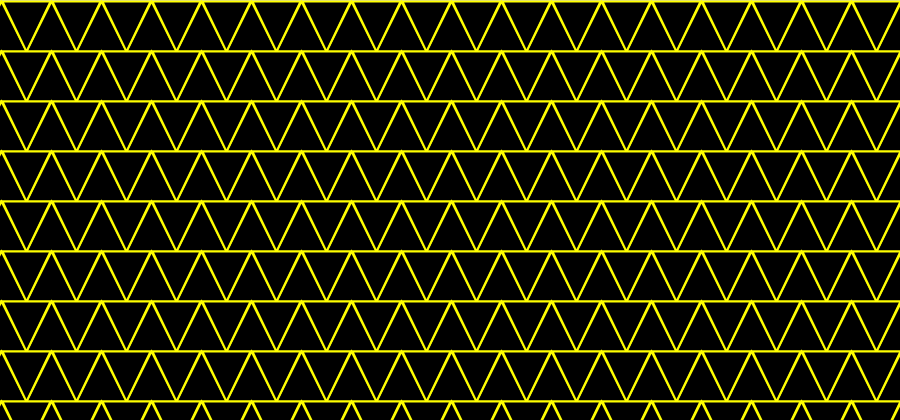
Frame 1 (no input)
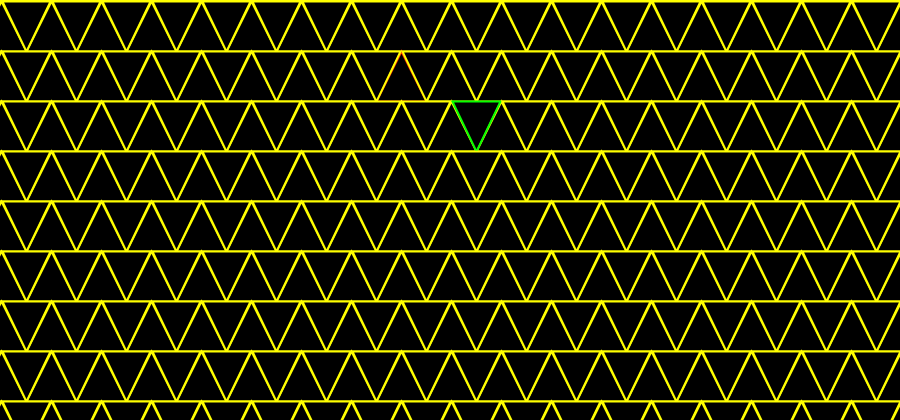
Frame 60 (the mouse pressed at the canvas centre just before this capture)
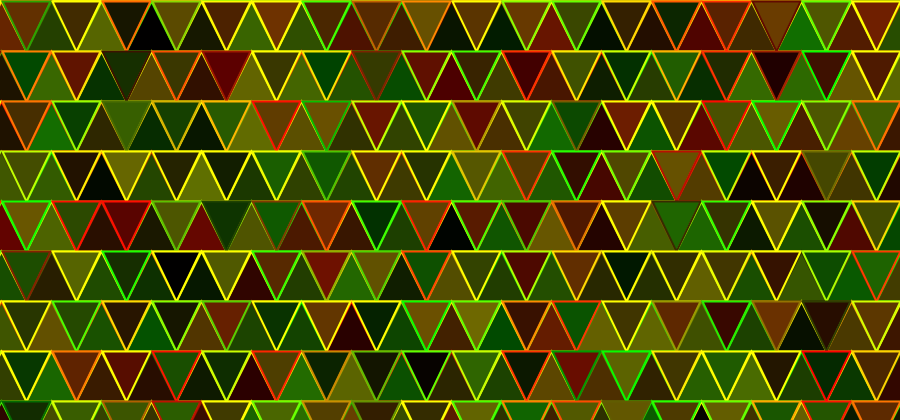
Frame 120 (the mouse held since frame 60 and released just before this capture)

The Processing sketch that drew these frames (run headless with seeded random() and noise(); from frame 60 on, the mouse is pressed at the canvas centre):

// Processing sketch: processing_26184
// ── processing_26184.pde

/* Kevin Keables
DMST 2100
2011*/
int x=1;
int y=1;
int a=-24;
int b=75;
int c=26;
int d=75;
int speedx=10;
int speedy=8;
void setup() {
  size (900,420);
  smooth();
  strokeWeight(2);
}
void draw() {
  for (int j=0; j<20; j++) {
    for(int i = 0; i<20; i++) {
      fill(random((mouseY+1)/2),random((mouseX+1)/4),0);
      stroke (random(107100/ (mouseY+1)),random(229500/ (mouseX+1)),0);
      triangle (x+i*50,y+j*50,a+i*50,(y+j*50)+50,(a+i*50)+50,(y+j*50)+50);
      fill(random((mouseX+1)/4),random((mouseY+1)/2),0);
      stroke (random(107100/ (mouseY+1)),random(229500/ (mouseX+1)),0);
      triangle ((x+i*50)-49,y+j*50,(x+i*50)-25,(y+j*50)+50,(x+i*50)-1,y+j*50);
    }
  }
}     
